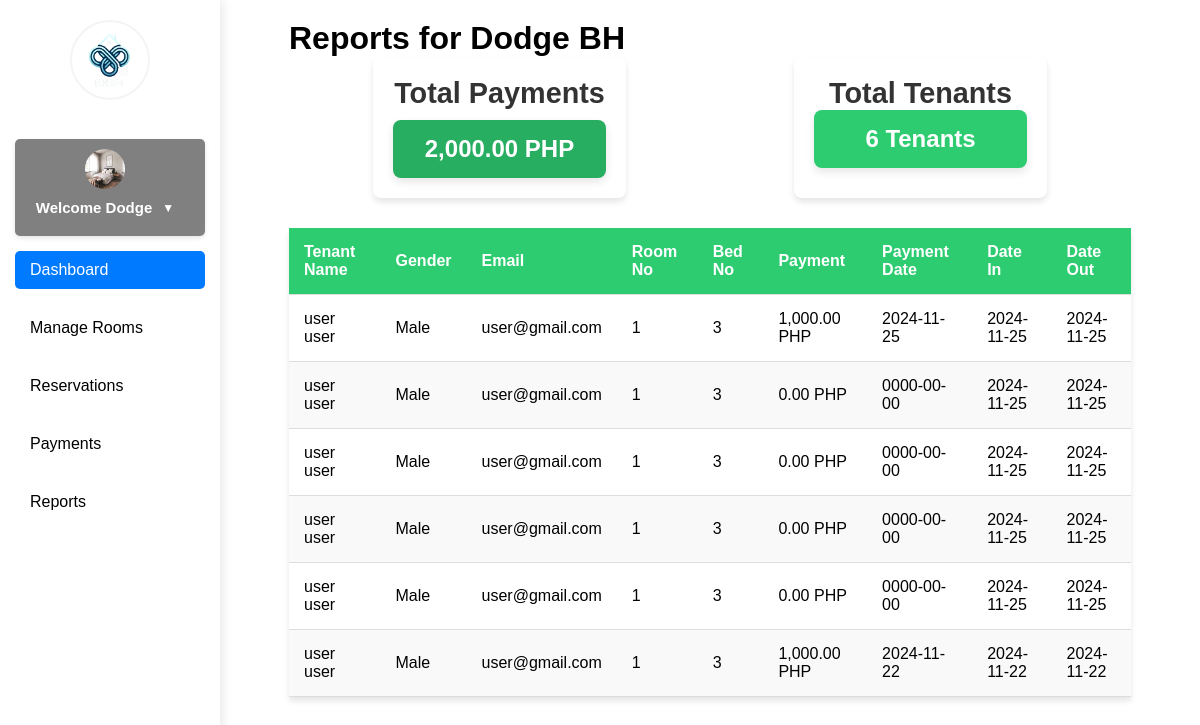
Before: /reports.php (signed in) with the older database file.
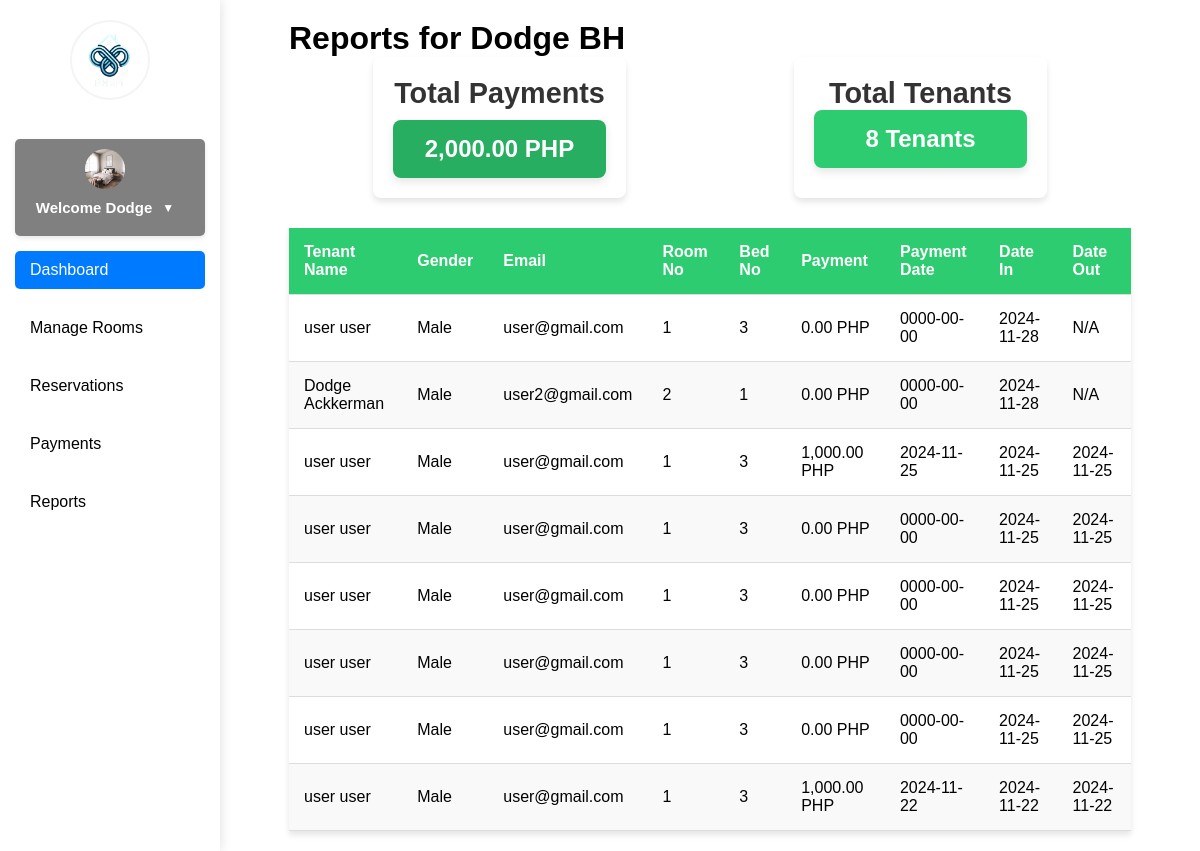
After: the same page with the newer database file.
### tables this page shows
CREATE TABLE `reports` (
  `id` int(255) NOT NULL,
  `fname` varchar(255) NOT NULL,
  `lname` varchar(255) NOT NULL,
  `gender` varchar(255) NOT NULL,
  `email` varchar(255) NOT NULL,
  `payment` int(255) NOT NULL,
  `pay_date` date DEFAULT NULL,
  `date_in` date DEFAULT NULL,
  `date_out` date DEFAULT NULL,
  `room_no` int(255) NOT NULL,
  `bed_no` int(255) NOT NULL,
  `hname` varchar(255) NOT NULL,
  `owner` varchar(255) NOT NULL
);

### reports.php (the view, shortened to what this page needs)
<?php
include('php/connection.php');
$hname = $_SESSION['hname'];
$totalPaymentsQuery = "SELECT SUM(payment) AS total_payments
                       FROM reports
                       WHERE hname = '$hname' AND pay_date IS NOT NULL";
$totalPaymentsResult = mysqli_query($conn, $totalPaymentsQuery);
$totalPayments = mysqli_fetch_assoc($totalPaymentsResult)['total_payments'];
$totalTenantsQuery = "SELECT COUNT(*) AS total_tenants
                      FROM reports
                      WHERE hname = '$hname'";
$totalTenantsResult = mysqli_query($conn, $totalTenantsQuery);
$totalTenants = mysqli_fetch_assoc($totalTenantsResult)['total_tenants'];
$reportQuery = "SELECT * FROM reports WHERE hname = '$hname' ORDER BY date_in DESC";
$reportResult = mysqli_query($conn, $reportQuery);
?>
<!DOCTYPE html>
<html lang="en">
<head>
</head>
<body>
    <?php include 'navigationbar.php'; ?>
    <div class="container">
        <h1>Reports for <?php echo $hname; ?></h1>
        <div class="summary">
            <div class="card">
                <h3>Total Payments</h3>
                <p class="total-amount"><?php echo number_format($totalPayments, 2); ?> PHP</p>
            </div>
            <div class="card">
                <h3>Total Tenants</h3>
                <p><?php echo $totalTenants; ?> Tenants</p>
            </div>
        </div>
        <table class="report-table">
            <thead>
                <tr>
                    <th>Tenant Name</th>
                    <th>Gender</th>
                    <th>Email</th>
                    <th>Room No</th>
                    <th>Bed No</th>
                    <th>Payment</th>
                    <th>Payment Date</th>
                    <th>Date In</th>
                    <th>Date Out</th>
                </tr>
            </thead>
            <tbody>
                <?php while ($report = mysqli_fetch_assoc($reportResult)) { ?>
                    <tr>
                        <td><?php echo $report['fname'] . ' ' . $report['lname']; ?></td>
                        <td><?php echo $report['gender']; ?></td>
                        <td><?php echo $report['email']; ?></td>
                        <td><?php echo $report['room_no']; ?></td>
                        <td><?php echo $report['bed_no']; ?></td>
                        <td><?php echo number_format($report['payment'], 2); ?> PHP</td>
                        <td><?php echo $report['pay_date'] ?: 'N/A'; ?></td>
                        <td><?php echo $report['date_in']; ?></td>
                        <td><?php echo $report['date_out'] ?: 'N/A'; ?></td>
                    </tr>
                <?php } ?>
            </tbody>
        </table>
    </div>
</body>
</html>

Changed rows visible on the page:
added reports: fname "user", lname "user", gender "Male", email "user@gmail.com", room_no "1", bed_no "3", payment "0.00", pay_date "0000-00-00", date_in "2024-11-28", date_out "N/A"
added reports: fname "Dodge", lname "Ackkerman", gender "Male", email "user2@gmail.com", room_no "2", bed_no "1", payment "0.00", pay_date "0000-00-00", date_in "2024-11-28", date_out "N/A"
Other visible differences:
$totalTenants: "6" → "8"
